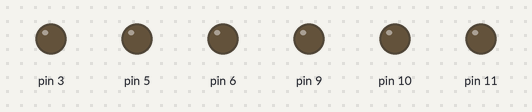
A sketch run on a simulated Arduino Uno, built with avr-gcc and run on an emulated ATmega328P. Shown: output pins drawn as LEDs (lit = HIGH).

Above: at 0.05 s.
At 0.65 s:
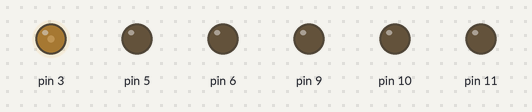
At 1.25 s:
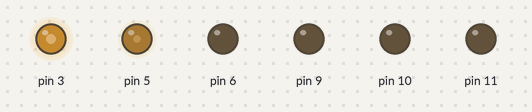
At 2.5 s:
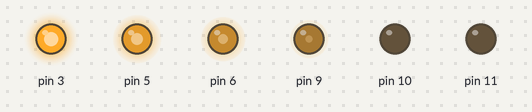
At 3.75 s:
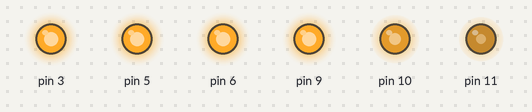
At 5.0 s:
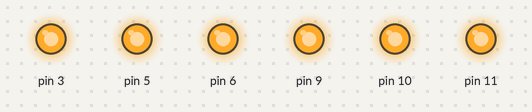
Timing chart, 0 to 6.5 s (numbered marks = the images above):
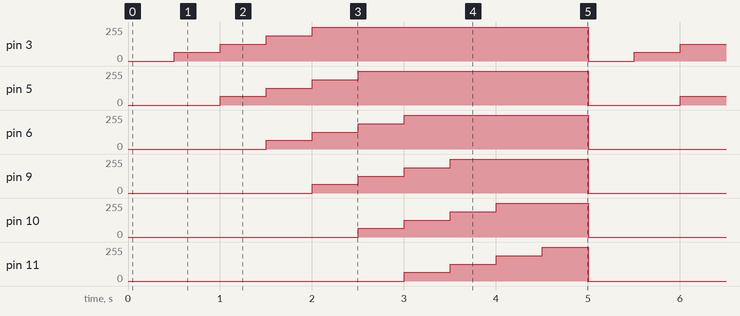

Measured:
- by itself, pin 3: repeats every 5.0 s: 127/255 0.50 s, 191/255 0.50 s, 255/255 3.0 s, 0/255 0.50 s, 64/255 0.50 s
- by itself, pin 5: repeats every 5.0 s: 127/255 0.50 s, 191/255 0.50 s, 255/255 2.5 s, 0/255 1.0 s, 64/255 0.50 s
- by itself, pin 6: repeats every 5.0 s: 127/255 0.50 s, 191/255 0.50 s, 255/255 2.0 s, 0/255 1.5 s, 64/255 0.50 s
- by itself, pin 9: repeats every 5.0 s: 127/255 0.50 s, 191/255 0.50 s, 255/255 1.5 s, 0/255 2.0 s, 64/255 0.50 s
- by itself, pin 10: repeats every 5.0 s: 127/255 0.50 s, 191/255 0.50 s, 255/255 1.0 s, 0/255 2.5 s, 64/255 0.50 s
- by itself, pin 11: repeats every 5.0 s: 127/255 0.50 s, 191/255 0.50 s, 255/255 0.50 s, 0/255 3.0 s, 64/255 0.50 s

The sketch:

P1.2.ino
```cpp
void setup()
{
  pinMode(3, OUTPUT);
  pinMode(5, OUTPUT);
  pinMode(6, OUTPUT);
  pinMode(9, OUTPUT);
  pinMode(10, OUTPUT);
  pinMode(11, OUTPUT);
}

void loop()
{
  analogWrite(3, 0);
  analogWrite(5, 0);
  analogWrite(6, 0);
  analogWrite(9, 0);
  analogWrite(10, 0);
  analogWrite(11, 0);

  delay(500);

  analogWrite(3, 64);
  analogWrite(5, 0);
  analogWrite(6, 0);
  analogWrite(9, 0);
  analogWrite(10, 0);
  analogWrite(11, 0);

  delay(500);

  analogWrite(3, 127);
  analogWrite(5, 64);
  analogWrite(6, 0);
  analogWrite(9, 0);
  analogWrite(10, 0);
  analogWrite(11, 0);

  delay(500);

  analogWrite(3, 191);
  analogWrite(5, 127);
  analogWrite(6, 64);
  analogWrite(9, 0);
  analogWrite(10, 0);
  analogWrite(11, 0);

  delay(500);

  analogWrite(3, 255);
  analogWrite(5, 191);
  analogWrite(6, 127);
  analogWrite(9, 64);
  analogWrite(10, 0);
  analogWrite(11, 0);

  delay(500);

  analogWrite(3, 255);
  analogWrite(5, 255);
  analogWrite(6, 191);
  analogWrite(9, 127);
  analogWrite(10, 64);
  analogWrite(11, 0);

  delay(500);

  analogWrite(3, 255);
  analogWrite(5, 255);
  analogWrite(6, 255);
  analogWrite(9, 191);
  analogWrite(10, 127);
  analogWrite(11, 64);

  delay(500);

  analogWrite(3, 255);
  analogWrite(5, 255);
  analogWrite(6, 255);
  analogWrite(9, 255);
  analogWrite(10, 191);
  analogWrite(11, 127);

  delay(500);

  analogWrite(3, 255);
  analogWrite(5, 255);
  analogWrite(6, 255);
  analogWrite(9, 255);
  analogWrite(10, 255);
  analogWrite(11, 191);

  delay(500);

  analogWrite(3, 255);
  analogWrite(5, 255);
  analogWrite(6, 255);
  analogWrite(9, 255);
  analogWrite(10, 255);
  analogWrite(11, 255);

  delay(500);
}
```
